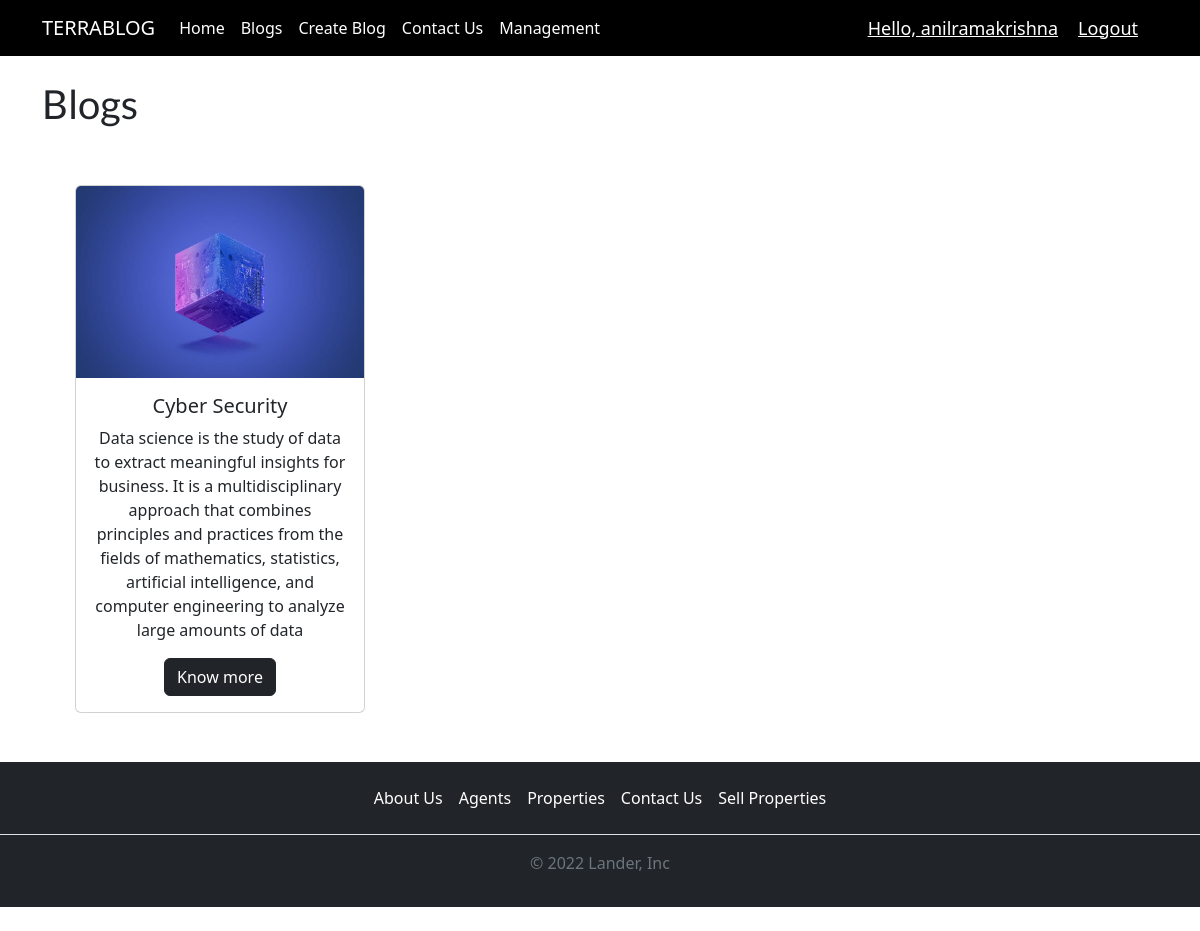
Screenshot of /cyber/ (signed in) with the database file from the repository.
### terra/models.py (models this page shows)
class submit_blog(models.Model):
    CATEGORY=(
        ('Data Science','Data Science'),
        ('Cloud Computing','Cloud Computing'),
        ('Web Technology','Web Technology'),
        ('Cyber Security','Cyber Security'),
        ('Devops','Devops'),
        ('Coding','Coding')
    )
    name=models.CharField(max_length=50,null=False)
    email=models.CharField(max_length=50,null=True)
    blog_type=models.CharField(max_length=100,null=False,choices=CATEGORY)
    blog_image =models.ImageField(null=True,blank=True)
    description=models.CharField(max_length=5000,null=True)
    date_created =models.DateTimeField(auto_now_add=True,null=True)

### terra/views.py (the view)
# urls.py: path('cyber/',views.cybersecurity,name='cyber'),
@login_required(login_url='login')
def cybersecurity(request):
    cyber=submit_blog.objects.all()
    context={'cyber':cyber}
    return render(request,'cybersecurity.html',context)

### terra/templates/cybersecurity.html (shortened to what this page needs)
{% extends 'main.html'%}
{% load static %}
{% block content %}
<!DOCTYPE html>
<html lang="en">
<head>
    <link href="https://cdn.jsdelivr.net/npm/bootstrap@5.2.2/dist/css/bootstrap.min.css" rel="stylesheet"
>
</head>
<body>
    <div class="container">
        <br>
        <h1>Blogs</h1>
        <br>
        <center>
            <center class="row">
                {% for i in cyber %}
                {% if i.blog_type == 'Cyber Security' %}
                <div class="col-lg-4 big">
                    <div class="card">
                        <img src="{{i.blog_image.url}}" class="card-img-top" alt="...">
                        <div class="card-body">
                            <h5 class="card-title">{{i.blog_type}}</h5>
                            <p class="card-text">{{i.description}}</p>
                            <a href="#" class="btn btn-dark">Know more</a>
                        </div>
                    </div>
                </div>
                {% endif %}
                {% endfor %}
    </div>
    <footer class="py-3 my-4 bg-dark">
        <ul class="nav justify-content-center border-bottom pb-3 mb-3">
            <li class="nav-item"><a href="#" class="nav-link px-2" style="color:#fff ;">About Us</a></li>
            <li class="nav-item"><a href="#" class="nav-link px-2" style="color:#fff ;">Agents</a></li>
            <li class="nav-item"><a href="#" class="nav-link px-2" style="color:#fff ;">Properties</a></li>
            <li class="nav-item"><a href="#" class="nav-link px-2" style="color:#fff ;">Contact Us</a></li>
            <li class="nav-item"><a href="#" class="nav-link px-2" style="color:#fff ;">Sell Properties</a>
            </li>
        </ul>
        <p class="text-center text-muted">&copy; 2022 Lander, Inc</p>
    </footer>
</body>
</html>
{% endblock %}

### terra/templates/navbar.html (shortened to what this page needs)
<!DOCTYPE html>
<html lang="en">
<head>
    <link href="https://cdn.jsdelivr.net/npm/bootstrap@5.2.1/dist/css/bootstrap.min.css" rel="stylesheet"
>
</head>
<body>
    <section id="title1">
        <div class="container">
            <nav class="navbar navbar-expand-lg navbar-dark">
                <a class="navbar-brand" href="{% url 'home' %}">TERRABLOG</a>
                <div class="collapse navbar-collapse" id="navbarNavAltMarkup">
                    <div class="navbar-nav">
                        <a class="nav-item nav-link active" href="{% url 'home' %}">Home </a>
                        <a class="nav-item nav-link active" href="{% url 'blog' %}">Blogs</a>
                        <a class="nav-item nav-link active" href="{% url 'submit' %}">Create Blog</a>
                        <a class="nav-item nav-link active" href="{% url 'contact' %}">Contact Us</a>
                        {% for group in request.user.groups.all %}
                        {% if group.name == 'admin' %}
                        <a class="nav-item nav-link active" href="{% url 'management' %}">Management</a>
                        {% endif %}
                        {% endfor %}
                    </div>
                </div>
                {% if request.user.is_authenticated %}
                <span><a class="mess" href="{% url 'viewuser' request.user.id %}">Hello, {{request.user}}</a></span>
                <span><a class="mess" href="{% url 'logout' %}">Logout</a></span>
                {% else %}
                <div class="navbar-text">
                    <a href="{% url 'login' %}"><button class="btn btn-primary" type="button">Login</button></a> &nbsp;
                    <a href="{% url 'register' %}"><button class="btn btn-primary" type="button">Signup</button></a>
                </div>
                {% endif %}
            </nav>
        </div>
    </section>
</body>
</html>

### terra/templates/navbar.html (style rules this page uses)
.mess { color: white; font-size: 18px; margin-right: 20px; }
#title1 { background-color: #000; }

### terra/templates/cybersecurity.html (style rules this page uses)
h1 { font-family: 'Lato', sans-serif; }
.big { padding: 25px 45px 25px 45px; }

### rows the page displays
submit_blog: blog_image (picture), blog_type "Cyber Security", description "Data science is the study of data to extract meaningful insights for business. It is a multidisciplinary approach that combines principles and practices from the fields of mathematics, statistics, artificial intelligence, and computer engineering to analyze large amounts of data"

### other values shown
{{ request.user }} "anilramakrishna"
